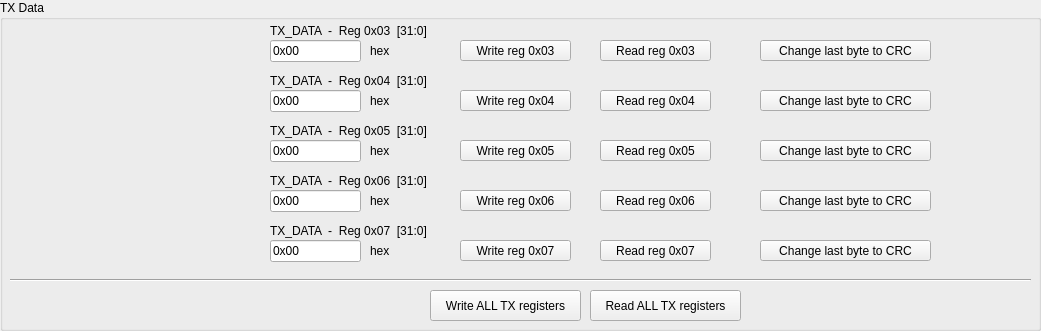
    <widget class="QGroupBox" name="groupBox_5">
     <property name="geometry">
      <rect>
       <x>10</x>
       <y>10</y>
       <width>1041</width>
       <height>331</height>
      </rect>
     </property>
     <property name="title">
      <string>TX Data</string>
     </property>
     <property name="checkable">
      <bool>false</bool>
     </property>
     <widget class="CustomControls::PushButton" name="pushButton_27">
      <property name="geometry">
       <rect>
        <x>600</x>
        <y>140</y>
        <width>111</width>
        <height>21</height>
       </rect>
      </property>
      <property name="accessibleName">
       <string>ReadREGX(REGX05)</string>
      </property>
      <property name="text">
       <string>Read reg 0x05</string>
      </property>
     </widget>
     <widget class="CustomControls::PushButton" name="pushButton_28">
      <property name="geometry">
       <rect>
        <x>460</x>
        <y>140</y>
        <width>111</width>
        <height>21</height>
       </rect>
      </property>
      <property name="accessibleName">
       <string>WriteREGX(REGX05)</string>
      </property>
      <property name="text">
       <string>Write reg 0x05</string>
      </property>
     </widget>
     <widget class="CustomControls::LineEdit" name="lineEdit_63">
      <property name="geometry">
       <rect>
        <x>270</x>
        <y>90</y>
        <width>91</width>
        <height>22</height>
       </rect>
      </property>
      <property name="accessibleName">
       <string>REGX04[DATA]</string>
      </property>
      <property name="text">
       <string>0x00</string>
      </property>
     </widget>
     <widget class="CustomControls::PushButton" name="pushButton_29">
      <property name="geometry">
       <rect>
        <x>600</x>
        <y>40</y>
        <width>111</width>
        <height>21</height>
       </rect>
      </property>
      <property name="accessibleName">
       <string>ReadREGX(REGX03)</string>
      </property>
      <property name="text">
       <string>Read reg 0x03</string>
      </property>
     </widget>
     <widget class="QLabel" name="label_91">
      <property name="geometry">
       <rect>
        <x>370</x>
        <y>40</y>
        <width>51</width>
        <height>21</height>
       </rect>
      </property>
      <property name="text">
       <string>hex</string>
      </property>
     </widget>
     <widget class="CustomControls::PushButton" name="pushButton_30">
      <property name="geometry">
       <rect>
        <x>460</x>
        <y>40</y>
        <width>111</width>
        <height>21</height>
       </rect>
      </property>
      <property name="accessibleName">
       <string>WriteREGX(REGX03)</string>
      </property>
      <property name="text">
       <string>Write reg 0x03</string>
      </property>
     </widget>
     <widget class="QLabel" name="label_94">
      <property name="geometry">
       <rect>
        <x>370</x>
        <y>90</y>
        <width>51</width>
        <height>21</height>
       </rect>
      </property>
      <property name="text">
       <string>hex</string>
      </property>
     </widget>
     <widget class="QLabel" name="label_95">
      <property name="geometry">
       <rect>
        <x>270</x>
        <y>20</y>
        <width>241</width>
        <height>21</height>
       </rect>
      </property>
      <property name="text">
       <string>TX_DATA  -  Reg 0x03  [31:0]</string>
      </property>
     </widget>
     <widget class="QLabel" name="label_133">
      <property name="geometry">
       <rect>
        <x>270</x>
        <y>70</y>
        <width>251</width>
        <height>21</height>
       </rect>
      </property>
      <property name="text">
       <string>TX_DATA  -  Reg 0x04  [31:0]</string>
      </property>
     </widget>
     <widget class="CustomControls::LineEdit" name="lineEdit_64">
      <property name="geometry">
       <rect>
        <x>270</x>
        <y>140</y>
        <width>91</width>
        <height>22</height>
       </rect>
      </property>
      <property name="accessibleName">
       <string>REGX05[DATA]</string>
      </property>
      <property name="text">
       <string>0x00</string>
      </property>
     </widget>
     <widget class="CustomControls::LineEdit" name="lineEdit_65">
      <property name="geometry">
       <rect>
        <x>270</x>
        <y>40</y>
        <width>91</width>
        <height>22</height>
       </rect>
      </property>
      <property name="accessibleName">
       <string>REGX03[DATA]</string>
      </property>
      <property name="text">
       <string>0x00</string>
      </property>
     </widget>
     <widget class="QLabel" name="label_136">
      <property name="geometry">
       <rect>
        <x>270</x>
        <y>120</y>
        <width>241</width>
        <height>21</height>
       </rect>
      </property>
      <property name="text">
       <string>TX_DATA  -  Reg 0x05  [31:0]</string>
      </property>
     </widget>
     <widget class="Line" name="line_9">
      <property name="geometry">
       <rect>
        <x>10</x>
        <y>270</y>
        <width>1021</width>
        <height>21</height>
       </rect>
      </property>
      <property name="orientation">
       <enum>Qt::Horizontal</enum>
      </property>
     </widget>
     <widget class="CustomControls::PushButton" name="pushButton_31">
      <property name="geometry">
       <rect>
        <x>460</x>
        <y>90</y>
        <width>111</width>
        <height>21</height>
       </rect>
      </property>
      <property name="accessibleName">
       <string>WriteREGX(REGX04)</string>
      </property>
      <property name="text">
       <string>Write reg 0x04</string>
      </property>
     </widget>
     <widget class="QLabel" name="label_137">
      <property name="geometry">
       <rect>
        <x>370</x>
        <y>240</y>
        <width>51</width>
        <height>21</height>
       </rect>
      </property>
      <property name="text">
       <string>hex</string>
      </property>
     </widget>
     <widget class="QLabel" name="label_138">
      <property name="geometry">
       <rect>
        <x>270</x>
        <y>220</y>
        <width>251</width>
        <height>21</height>
       </rect>
      </property>
      <property name="text">
       <string>TX_DATA  -  Reg 0x07  [31:0]</string>
      </property>
     </widget>
     <widget class="CustomControls::LineEdit" name="lineEdit_66">
      <property name="geometry">
       <rect>
        <x>270</x>
        <y>190</y>
        <width>91</width>
        <height>22</height>
       </rect>
      </property>
      <property name="accessibleName">
       <string>REGX06[DATA]</string>
      </property>
      <property name="text">
       <string>0x00</string>
      </property>
     </widget>
     <widget class="QLabel" name="label_139">
      <property name="geometry">
       <rect>
        <x>370</x>
        <y>190</y>
        <width>51</width>
        <height>21</height>
       </rect>
      </property>
      <property name="text">
       <string>hex</string>
      </property>
     </widget>
     <widget class="QLabel" name="label_140">
      <property name="geometry">
       <rect>
        <x>270</x>
        <y>170</y>
        <width>271</width>
        <height>21</height>
       </rect>
      </property>
      <property name="text">
       <string>TX_DATA  -  Reg 0x06  [31:0]</string>
      </property>
     </widget>
     <widget class="CustomControls::LineEdit" name="lineEdit_67">
      <property name="geometry">
       <rect>
        <x>270</x>
        <y>240</y>
        <width>91</width>
        <height>22</height>
       </rect>
      </property>
      <property name="accessibleName">
       <string>REGX07[DATA]</string>
      </property>
      <property name="text">
       <string>0x00</string>
      </property>
     </widget>
     <widget class="CustomControls::PushButton" name="pushButton_32">
      <property name="geometry">
       <rect>
        <x>600</x>
        <y>90</y>
        <width>111</width>
        <height>21</height>
       </rect>
      </property>
      <property name="accessibleName">
       <string>ReadREGX(REGX04)</string>
      </property>
      <property name="text">
       <string>Read reg 0x04</string>
      </property>
     </widget>
     <widget class="CustomControls::PushButton" name="pushButton_33">
      <property name="geometry">
       <rect>
        <x>430</x>
        <y>290</y>
        <width>151</width>
        <height>31</height>
       </rect>
      </property>
      <property name="accessibleName">
       <string>WriteTX()</string>
      </property>
      <property name="text">
       <string>Write ALL TX registers</string>
      </property>
     </widget>
     <widget class="CustomControls::PushButton" name="pushButton_34">
      <property name="geometry">
       <rect>
        <x>590</x>
        <y>290</y>
        <width>151</width>
        <height>31</height>
       </rect>
      </property>
      <property name="accessibleName">
       <string>ReadTX()</string>
      </property>
      <property name="text">
       <string>Read ALL TX registers</string>
      </property>
     </widget>
     <widget class="QLabel" name="label_141">
      <property name="geometry">
       <rect>
        <x>370</x>
        <y>140</y>
        <width>51</width>
        <height>21</height>
       </rect>
      </property>
      <property name="text">
       <string>hex</string>
      </property>
     </widget>
     <widget class="CustomControls::PushButton" name="pushButton_35">
      <property name="geometry">
       <rect>
        <x>460</x>
        <y>190</y>
        <width>111</width>
        <height>21</height>
       </rect>
      </property>
      <property name="accessibleName">
       <string>WriteREGX(REGX06)</string>
      </property>
      <property name="text">
       <string>Write reg 0x06</string>
      </property>
     </widget>
     <widget class="CustomControls::PushButton" name="pushButton_36">
      <property name="geometry">
       <rect>
        <x>460</x>
        <y>240</y>
        <width>111</width>
        <height>21</height>
       </rect>
      </property>
      <property name="accessibleName">
       <string>WriteREGX(REGX07)</string>
      </property>
      <property name="text">
       <string>Write reg 0x07</string>
      </property>
     </widget>
     <widget class="CustomControls::PushButton" name="pushButton_38">
      <property name="geometry">
       <rect>
        <x>600</x>
        <y>190</y>
        <width>111</width>
        <height>21</height>
       </rect>
      </property>
      <property name="accessibleName">
       <string>ReadREGX(REGX06)</string>
      </property>
      <property name="text">
       <string>Read reg 0x06</string>
      </property>
     </widget>
     <widget class="CustomControls::PushButton" name="pushButton_39">
      <property name="geometry">
       <rect>
        <x>600</x>
        <y>240</y>
        <width>111</width>
        <height>21</height>
       </rect>
      </property>
      <property name="accessibleName">
       <string>ReadREGX(REGX07)</string>
      </property>
      <property name="text">
       <string>Read reg 0x07</string>
      </property>
     </widget>
     <widget class="CustomControls::PushButton" name="pushButton_40">
      <property name="geometry">
       <rect>
        <x>760</x>
        <y>40</y>
        <width>171</width>
        <height>21</height>
       </rect>
      </property>
      <property name="accessibleName">
       <string>AddCRC(REGX03)</string>
      </property>
      <property name="text">
       <string>Change last byte to CRC</string>
      </property>
     </widget>
     <widget class="CustomControls::PushButton" name="pushButton_54">
      <property name="geometry">
       <rect>
        <x>760</x>
        <y>90</y>
        <width>171</width>
        <height>21</height>
       </rect>
      </property>
      <property name="accessibleName">
       <string>AddCRC(REGX04)</string>
      </property>
      <property name="text">
       <string>Change last byte to CRC</string>
      </property>
     </widget>
     <widget class="CustomControls::PushButton" name="pushButton_55">
      <property name="geometry">
       <rect>
        <x>760</x>
        <y>140</y>
        <width>171</width>
        <height>21</height>
       </rect>
      </property>
      <property name="accessibleName">
       <string>AddCRC(REGX05)</string>
      </property>
      <property name="text">
       <string>Change last byte to CRC</string>
      </property>
     </widget>
     <widget class="CustomControls::PushButton" name="pushButton_56">
      <property name="geometry">
       <rect>
        <x>760</x>
        <y>190</y>
        <width>171</width>
        <height>21</height>
       </rect>
      </property>
      <property name="accessibleName">
       <string>AddCRC(REGX06)</string>
      </property>
      <property name="text">
       <string>Change last byte to CRC</string>
      </property>
     </widget>
     <widget class="CustomControls::PushButton" name="pushButton_57">
      <property name="geometry">
       <rect>
        <x>760</x>
        <y>240</y>
        <width>171</width>
        <height>21</height>
       </rect>
      </property>
      <property name="accessibleName">
       <string>AddCRC(REGX07)</string>
      </property>
      <property name="text">
       <string>Change last byte to CRC</string>
      </property>
     </widget>
    </widget>
